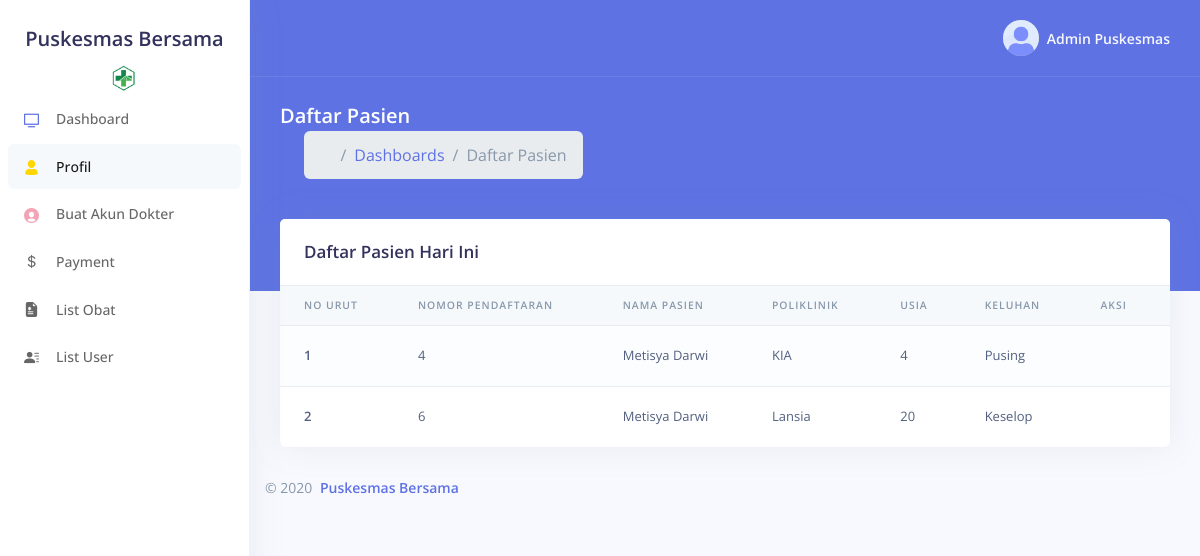
/admin/navigation/dashboard.php (signed in), run on the app's committed database.
### tables this page shows
CREATE TABLE `user` (
  `id` int(10) UNSIGNED NOT NULL,
  `username` text NOT NULL,
  `email` text NOT NULL,
  `password` text NOT NULL,
  `full_name` text NOT NULL,
  `user_type` int(11) NOT NULL DEFAULT 1,
  `birth_date` date DEFAULT NULL,
  `address` text NOT NULL,
  `city` text NOT NULL,
  `country` text NOT NULL DEFAULT 'Indonesia',
  `postal_code` int(11) NOT NULL,
  `bio` text NOT NULL DEFAULT '-'
);

CREATE TABLE `antrian_pasien` (
  `id` int(10) UNSIGNED NOT NULL,
  `username` text NOT NULL,
  `name` text NOT NULL,
  `poliklinik` text NOT NULL,
  `age` int(10) UNSIGNED NOT NULL,
  `symptom` text NOT NULL,
  `date` datetime NOT NULL
);

### admin/navigation/dashboard.php (the view, shortened to what this page needs)
<?php
require_once 'header_navigation.php';
  $no = 1;
  if (!isset($_SESSION['userId'])) {
    echo "<script>window.location.href = './pages/signin.php'; </script>";
    exit();
  } else {
    if ($userData['user_type'] == 1 || $userData['user_type'] == 2) {
      $query = $pdo->prepare("SELECT * FROM antrian_pasien");
      $query->execute();
      $datas = $query->fetchAll(PDO::FETCH_ASSOC);
    }
  }
?>
    <div class="header bg-primary pb-6">
      <div class="container-fluid">
        <div class="header-body">
          <div class="row align-items-center py-4">
            <div class="col-lg-6 col-7">
              <h6 class="h2 text-white d-inline-block mb-0">Daftar Pasien</h6>
              <nav aria-label="breadcrumb" class="d-none d-md-inline-block ml-md-4">
                <ol class="breadcrumb breadcrumb-links breadcrumb-dark">
                  <li class="breadcrumb-item"><a href="dashboard.php?page=dashboard"><i class="fas fa-home"></i></a></li>
                  <li class="breadcrumb-item"><a href="dashboard.php?page=dashboard">Dashboards</a></li>
                  <li class="breadcrumb-item active" aria-current="page">Daftar Pasien</li>
                </ol>
              </nav>
            </div>
          </div>
        </div>
      </div>
    </div>
    <div class="container-fluid mt--6">
      <div class="row">
        <div class="col-xl-12 ">
          <div class="card">
            <div class="card-header border-0">
              <div class="row align-items-center">
                <div class="col">
                  <h3 class="mb-0">
                    <?php if ($userData['user_type'] == 0) {
                      echo "Riwayat Kunjungan Anda";
                     } else {
                       echo "Daftar Pasien Hari Ini";
                     } ?>
                  </h3>
                </div>
              </div>
            </div>
            <div class="table-responsive">
              <table class="table align-items-center table-flush table-striped table-hover">
                <thead class="thead-light">
                  <tr>
                    <?php if ($userData['user_type'] == 0) { ?>
                      <th scope="col">No</th>
                      <th scope="col">Penyakit Diderita</th>
                      <th scope="col">Obat Digunakan</th>
                      <th scope="col">Catatan</th>
                      <th scope="col">Tanggal Kunjungan</th>
                      <th scope="col">Transaksi</th>
                    <?php } else { ?>
                      <th scope="col">No Urut</th>
                      <th scope="col">Nomor Pendaftaran</th>
                      <th scope="col">Nama Pasien</th>
                      <th scope="col">Poliklinik</th>
                      <th scope="col">Usia</th>
                      <th scope="col">Keluhan</th>
                      <th scope="col">Aksi</th>
                    <?php } ?>
                  </tr>
                </thead>
                <tbody>
                <?php
                  if ($userData['user_type'] == 0) {
                    if(!empty($datas)) { foreach ($datas as $data) {
                      $queryMedicine = $pdo->prepare("SELECT *, obat.id AS id_medicine FROM riwayat_obat INNER JOIN obat ON riwayat_obat.id_medicine = obat.id WHERE riwayat_obat.id_visithistory = ?");
                      $queryMedicine->execute([$data['id_visithistory']]);
                      $medicines = $queryMedicine->fetchAll(PDO::FETCH_ASSOC);
                      $medicine = [];
                      ?>
                      <tr>
                        <th scope="row">
                          <?= $no++ ?>
                        </th>
                        <th>
                          <?= $data['disease'] ?>
                        </th>
                        <td>
                          <?php foreach($medicines as $drug) { ?>
                            <?php echo $drug['name'] . ' | ' . $drug['dose'] ?> <hr class="my-1"/>
                          <?php } ?>
                        </td>
                        <td>
                          <?= $data['note'] ?>
                        </td>
                        <td>
                          <?= $data['visit_date'] ?>
                        </td>
                        <td>
                          Biaya Berobat : Rp <?= number_format($data['total'], 0, '.', ',') ?>
                          <hr class="my-1" />
                          Total Bayar : Rp <?= number_format($data['bayar'], 0, '.', ',') ?>
                          <?php if ($data['kembali'] > 0): ?>
                          <hr class="my-1" />
                          Kembali : Rp <?= number_format($data['kembali'], 0, '.', ',') ?>
                          <?php endif ?>
                        </td>
                      </tr>
                    <?php } } else { ?>
                      <tr>
                        <td></td>
                        <td><h4>Anda belum memiliki riwayat kunjungan, silahkan mendaftarkan diri anda</h4></td>
                      </tr>
                    <?php }
                  } elseif ($userData['user_type'] == 2) {
                    if(!empty($datas)) { foreach ($datas as $data) { ?>
                     <tr>
                       <th scope="row">
                         <?= $no++ ?>
                       </th>
                       <td>
                         <?= $data['id'] ?>
                       </td>
                       <td>
                         <?= $data['name'] ?>
                       </td>
                       <td>
                         <?= $data['poliklinik'] ?>
                       </td>
                       <td>
                         <?= $data['age'] ?>
                       </td>
                       <td>
                         <?= $data['symptom'] ?>
                       </td>
                        <td>
                          <div class="dropdown">
                            <a href="#"
                              class="btn btn-sm btn-icon-only-text-light"
                              role="button"
                              data-toggle="dropdown"
                              aria-haspopup="true"
                              aria-expanded="false">
                              <i class="fa fa-ellipsis-v"></i>
                            </a>
                          </div>
                        </td>
                     </tr>
                   <?php } }
                  }
                ?>
                </tbody>
              </table>
            </div>
          </div>
        </div>
<?php require_once 'footer_dashboard.php'; ?>

### admin/navigation/header_navigation.php (shortened to what this page needs)
<?php
  require_once 'nav_header_dashboard.php';
?>
<div class="main-content" id="panel">
    <nav class="navbar navbar-top navbar-expand navbar-dark bg-primary border-bottom">
      <div class="container-fluid">
        <div class="collapse navbar-collapse" id="navbarSupportedContent">
          <ul class="navbar-nav align-items-center  ml-auto ml-md-0 ">
            <li class="nav-item dropdown">
              <a class="nav-link pr-0" href="#" role="button" data-toggle="dropdown" aria-haspopup="true" aria-expanded="false">
                <div class="media align-items-center">
                  <span class="avatar avatar-sm rounded-circle">
                    <img alt="Image placeholder" src="../assets/img/theme/team-4.jpg">
                  </span>
                  <div class="media-body  ml-2  d-none d-lg-block">
                    <span class="mb-0 text-sm  font-weight-bold"><?= $userData['full_name'] ?></span>
                  </div>
                </div>
              </a>
            </li>
          </ul>
        </div>
      </div>
    </nav>

### data on the page
user: full_name "Admin Puskesmas"
antrian_pasien: id "4", name "Metisya Darwi", poliklinik "KIA", age "4", symptom "Pusing"
antrian_pasien: id "6", name "Metisya Darwi", poliklinik "Lansia", age "20", symptom "Keselop"
